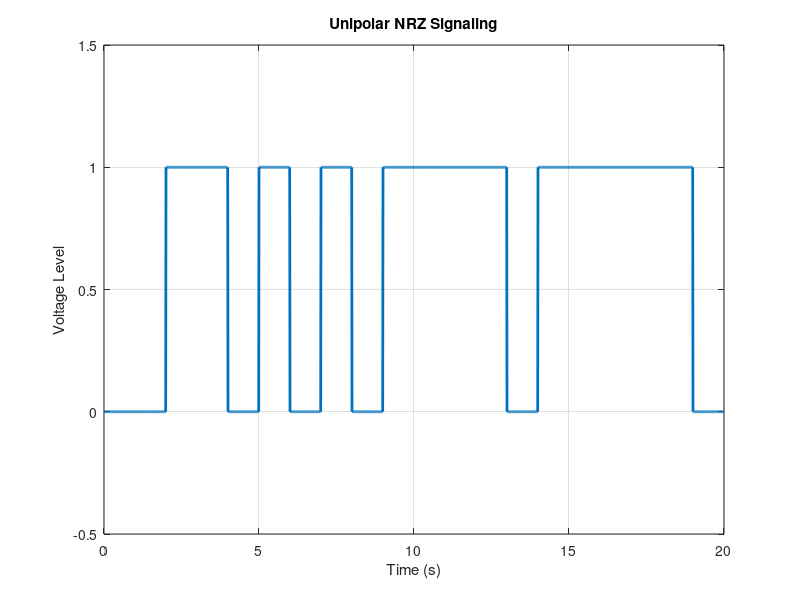

Recreate this plot in MATLAB.
clc;
clear;
close all;
% Parameters
N = 20;  % Number of bits
bit_duration = 1;  % Duration of each bit (in seconds)
sampling_rate = 100; % Sampling rate (samples per second)
% Generate random binary data
binary_data = randi([0, 1], 1, N);
% Create time vector
t = 0:1/sampling_rate:N*bit_duration - 1/sampling_rate;
% Generate Unipolar NRZ signal
unipolar_signal = repmat(binary_data, sampling_rate*bit_duration, 1);
unipolar_signal = unipolar_signal(:); % Convert to column vector
% Plotting
plot(t, unipolar_signal, 'linewidth', 2);
axis([0, N*bit_duration, -0.5, 1.5]);  % Set axis limits
grid on;
title("Unipolar NRZ Signaling");
xlabel('Time (s)');
ylabel('Voltage Level');
